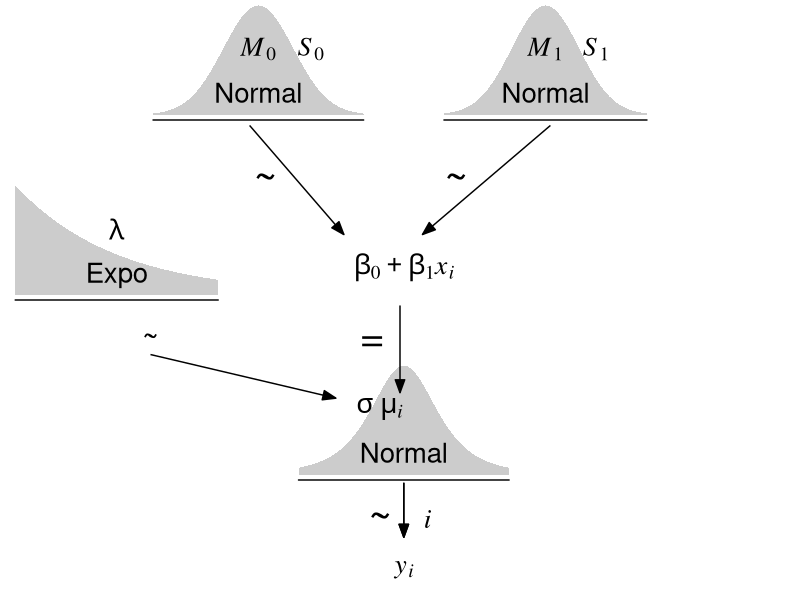

Source code (R):
library(tidyverse)
# library(beyonce)
# library(brms)
library(patchwork)
# library(tidybayes)
# library(bayesplot)

# Source: https://bookdown.org/content/3686/16.html

bp <- NA
# beyonce_palette(1)


col1 <- "grey20"
col2 <- "black"
col3 <- "grey80"


bp[6] <- col3
bp[1] <- col2


# Normal density
p1 <- tibble(x = seq(from = -3, to = 3, by = 0.1)) |>
  ggplot(aes(x = x, y = (dnorm(x)) / max(dnorm(x)))) +
  geom_area(fill = bp[6]) +
  annotate(
    geom = "text",
    x = 0, y = 0.2,
    label = "Normal",
    color = bp[1], size = 7
  ) +
  annotate(
    geom = "text",
    x = c(0, 1.5), y = 0.6,
    label = c("italic(M)[0]", "italic(S)[0]"),
    color = bp[1], family = "Times", parse = TRUE, size = 7
  ) +
  scale_x_continuous(expand = c(0, 0)) +
  theme_void() +
  theme(axis.line.x = element_line(color = bp[1], linewidth = 0.5))

# A second normal density
p2 <- tibble(x = seq(from = -3, to = 3, by = 0.1)) |>
  ggplot(aes(x = x, y = (dnorm(x)) / max(dnorm(x)))) +
  geom_area(fill = bp[6]) +
  annotate(
    geom = "text",
    x = 0, y = 0.2,
    label = "Normal",
    color = bp[1], size = 7
  ) +
  annotate(
    geom = "text",
    x = c(0, 1.5), y = 0.6,
    label = c("italic(M)[1]", "italic(S)[1]"),
    color = bp[1], family = "Times", parse = TRUE, size = 7
  ) +
  scale_x_continuous(expand = c(0, 0)) +
  theme_void() +
  theme(axis.line.x = element_line(color = bp[1], linewidth = 0.5))

## Two annotated arrows
# Save our custom arrow settings
my_arrow <- arrow(angle = 20, length = unit(0.35, "cm"), type = "closed")
p3 <- tibble(
  x = c(0.33, 1.67),
  y = c(1, 1),
  xend = c(0.75, 1.1),
  yend = c(0, 0)
) |>
  ggplot(aes(
    x = x, xend = xend,
    y = y, yend = yend
  )) +
  geom_segment(arrow = my_arrow, color = bp[1]) +
  annotate(
    geom = "text",
    x = c(0.4, 1.25), y = 0.5,
    label = "'~'",
    color = bp[1], family = "Times", parse = TRUE, size = 10
  ) +
  xlim(0, 2) +
  theme_void()

# Exponential density
p4 <- tibble(x = seq(from = 0, to = 1, by = 0.01)) |>
  ggplot(aes(x = x, y = (dexp(x, 2) / max(dexp(x, 2))))) +
  geom_area(fill = bp[6]) +
  annotate(
    geom = "text",
    x = 0.5, y = 0.2,
    label = "Expo",
    color = bp[1], size = 7
  ) +
  annotate(
    geom = "text",
    x = 0.5, y = 0.6,
    label = "italic(lambda)",
    color = bp[1], family = "Times", parse = TRUE, size = 7
  ) +
  scale_x_continuous(expand = c(0, 0)) +
  theme_void() +
  theme(axis.line.x = element_line(color = bp[1], linewidth = 0.5))


# Likelihood formula
p5 <- tibble(
  x = 0.5,
  y = 0.25,
  label = "beta[0]+beta[1]*italic(x)[italic(i)]"
) |>
  ggplot(aes(x = x, y = y, label = label)) +
  geom_text(color = bp[1], family = "Times", parse = TRUE, size = 7) +
  scale_x_continuous(expand = c(0, 0), limits = c(0, 1)) +
  ylim(0, 1) +
  theme_void()

# Half-normal density
p6 <- tibble(x = seq(from = 0, to = 3, by = 0.01)) |>
  ggplot(aes(x = x, y = (dnorm(x)) / max(dnorm(x)))) +
  geom_area(fill = bp[6]) +
  annotate(
    geom = "text",
    x = 1.5, y = 0.2,
    label = "half-normal",
    color = bp[1], size = 7
  ) +
  annotate(
    geom = "text",
    x = 1.5, y = 0.6,
    label = "0*','*~italic(S)[sigma]",
    color = bp[1], family = "Times", parse = TRUE, size = 7
  ) +
  scale_x_continuous(expand = c(0, 0)) +
  theme_void() +
  theme(axis.line.x = element_line(color = bp[1], linewidth = 0.5))

# two annotated arrows
p7 <- tibble(
  x = c(0.43, 1.5),
  y = c(0.55, 1),
  xend = c(1.225, 1.5),
  yend = c(0.15, 0.2)
) |>
  ggplot(aes(
    x = x, xend = xend,
    y = y, yend = yend
  )) +
  geom_segment(arrow = my_arrow, color = bp[1]) +
  annotate(
    geom = "text",
    x = c(0.7, 1.38), y = c(0.22, 0.65),
    label = c("", "'='"),
    color = bp[1], family = "Times", parse = TRUE, size = 10
  ) +
  annotate(
    geom = "text",
    x = 0.43, y = 0.7,
    label = "'~'",
    color = bp[1], family = "Times", parse = TRUE, size = 7
  ) +
  xlim(0, 3) +
  theme_void()

# Student-t density / Normal
p8 <- tibble(x = seq(from = -3, to = 3, by = 0.1)) |>
  ggplot(aes(x = x, y = (dt(x, 3) / max(dt(x, 3))))) +
  geom_area(fill = bp[6]) +
  annotate(
    geom = "text",
    x = 0, y = 0.2,
    label = "Normal",
    color = bp[1], size = 7
  ) +
  annotate(
    geom = "text",
    x = -0.7, y = 0.6,
    label = "sigma~mu[italic(i)]",
    color = bp[1], family = "Times", parse = TRUE, size = 7
  ) +
  scale_x_continuous(expand = c(0, 0)) +
  theme_void() +
  theme(axis.line.x = element_line(color = bp[1], linewidth = 0.5))

# The final annotated arrow to y_i
p9 <- tibble(
  x = c(0.375, 0.625),
  y = c(1 / 3, 1 / 3),
  label = c("'~'", "italic(i)")
) |>
  ggplot(aes(x = x, y = y, label = label)) +
  geom_text(color = bp[1], family = "Times", parse = TRUE, size = c(10, 7)) +
  geom_segment(
    x = 0.5, xend = 0.5,
    y = 1, yend = 0,
    arrow = my_arrow, color = bp[1]
  ) +
  xlim(0, 1) +
  theme_void()

# Some text
p10 <- tibble(
  x = 0.5,
  y = 0.5,
  label = "italic(y[i])"
) |>
  ggplot(aes(x = x, y = y, label = label)) +
  geom_text(color = bp[1], family = "Times", parse = TRUE, size = 7) +
  xlim(0, 1) +
  theme_void()


p_void <-
  ggplot()

# Define the layout
layout <- c(
  area(t = 1, b = 2, l = 3, r = 5),
  area(t = 1, b = 2, l = 7, r = 9),
  area(t = 4, b = 5, l = 1, r = 3),
  area(t = 4, b = 5, l = 5, r = 7),
  # area(t = 4, b = 5, l = 9, r = 11),
  area(t = 3, b = 4, l = 3, r = 9),
  area(t = 7, b = 8, l = 5, r = 7),
  area(t = 6, b = 7, l = 1, r = 11),
  area(t = 9, b = 9, l = 5, r = 7),
  area(t = 10, b = 10, l = 5, r = 7)
)

# Combine and plot!
# p6 is the half normal

(p1 + p2 + p4 + p5 + p3 + p8 + p7 + p9 + p10) +
  plot_layout(design = layout) &
  ylim(0, 1) &
  theme(plot.margin = margin(0, 5.5, 0, 5.5))
